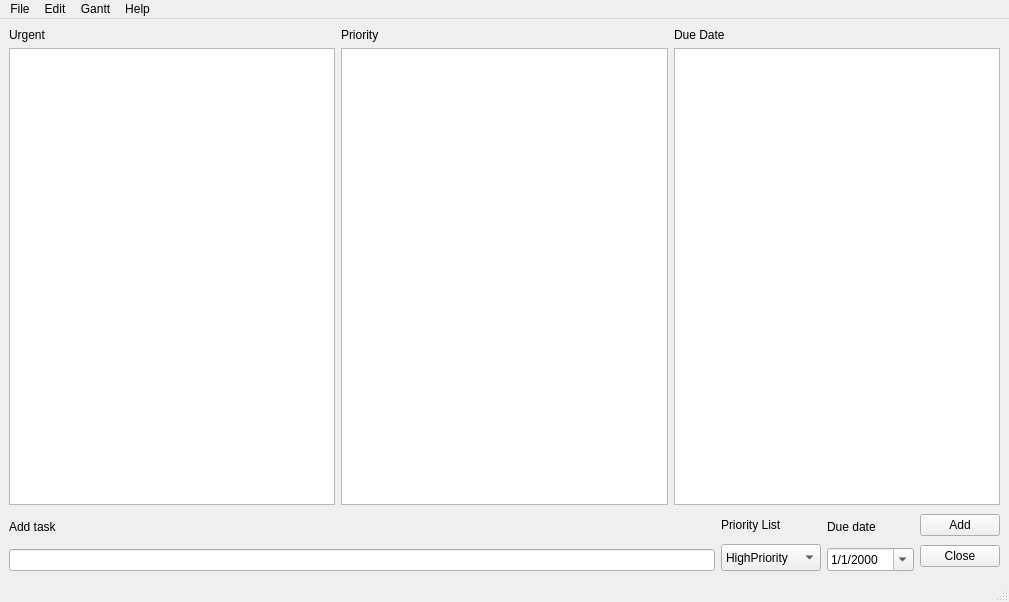
<?xml version="1.0" encoding="UTF-8"?>
<ui version="4.0">
 <class>MainWindow</class>
 <widget class="QMainWindow" name="MainWindow">
  <property name="geometry">
   <rect>
    <x>0</x>
    <y>0</y>
    <width>1009</width>
    <height>602</height>
   </rect>
  </property>
  <property name="windowTitle">
   <string>MainWindow</string>
  </property>
  <widget class="QWidget" name="centralwidget">
   <layout class="QGridLayout" name="gridLayout">
    <item row="0" column="0">
     <layout class="QHBoxLayout" name="horizontalLayout">
      <item>
       <layout class="QVBoxLayout" name="verticalLayout_5">
        <item>
         <widget class="QLabel" name="label_4">
          <property name="frameShape">
           <enum>QFrame::NoFrame</enum>
          </property>
          <property name="frameShadow">
           <enum>QFrame::Raised</enum>
          </property>
          <property name="lineWidth">
           <number>-1</number>
          </property>
          <property name="text">
           <string>Urgent</string>
          </property>
          <property name="textFormat">
           <enum>Qt::AutoText</enum>
          </property>
          <property name="scaledContents">
           <bool>false</bool>
          </property>
          <property name="alignment">
           <set>Qt::AlignBottom|Qt::AlignJustify</set>
          </property>
          <property name="indent">
           <number>0</number>
          </property>
         </widget>
        </item>
        <item>
         <widget class="QListWidget" name="urgent">
          <property name="acceptDrops">
           <bool>false</bool>
          </property>
          <property name="frameShadow">
           <enum>QFrame::Raised</enum>
          </property>
          <property name="editTriggers">
           <set>QAbstractItemView::DoubleClicked|QAbstractItemView::EditKeyPressed</set>
          </property>
          <property name="tabKeyNavigation">
           <bool>true</bool>
          </property>
          <property name="dragEnabled">
           <bool>true</bool>
          </property>
          <property name="dragDropOverwriteMode">
           <bool>true</bool>
          </property>
          <property name="dragDropMode">
           <enum>QAbstractItemView::DragDrop</enum>
          </property>
          <property name="defaultDropAction">
           <enum>Qt::MoveAction</enum>
          </property>
          <property name="alternatingRowColors">
           <bool>true</bool>
          </property>
          <property name="wordWrap">
           <bool>true</bool>
          </property>
         </widget>
        </item>
       </layout>
      </item>
      <item>
       <layout class="QVBoxLayout" name="verticalLayout_6">
        <item>
         <widget class="QLabel" name="label_5">
          <property name="text">
           <string>Priority</string>
          </property>
         </widget>
        </item>
        <item>
         <widget class="QListWidget" name="priority">
          <property name="editTriggers">
           <set>QAbstractItemView::DoubleClicked|QAbstractItemView::EditKeyPressed</set>
          </property>
          <property name="tabKeyNavigation">
           <bool>true</bool>
          </property>
          <property name="dragEnabled">
           <bool>true</bool>
          </property>
          <property name="dragDropOverwriteMode">
           <bool>true</bool>
          </property>
          <property name="dragDropMode">
           <enum>QAbstractItemView::DragDrop</enum>
          </property>
          <property name="defaultDropAction">
           <enum>Qt::MoveAction</enum>
          </property>
          <property name="wordWrap">
           <bool>true</bool>
          </property>
         </widget>
        </item>
       </layout>
      </item>
      <item>
       <layout class="QVBoxLayout" name="verticalLayout_7">
        <item>
         <widget class="QLabel" name="label_6">
          <property name="text">
           <string>Due Date</string>
          </property>
         </widget>
        </item>
        <item>
         <widget class="QListWidget" name="dueDate">
          <property name="editTriggers">
           <set>QAbstractItemView::DoubleClicked|QAbstractItemView::EditKeyPressed</set>
          </property>
          <property name="tabKeyNavigation">
           <bool>true</bool>
          </property>
          <property name="dragEnabled">
           <bool>true</bool>
          </property>
          <property name="dragDropOverwriteMode">
           <bool>true</bool>
          </property>
          <property name="dragDropMode">
           <enum>QAbstractItemView::DragDrop</enum>
          </property>
          <property name="defaultDropAction">
           <enum>Qt::MoveAction</enum>
          </property>
          <property name="wordWrap">
           <bool>true</bool>
          </property>
         </widget>
        </item>
       </layout>
      </item>
     </layout>
    </item>
    <item row="1" column="0">
     <layout class="QHBoxLayout" name="horizontalLayout_2">
      <item>
       <layout class="QVBoxLayout" name="verticalLayout">
        <item>
         <widget class="QLabel" name="label">
          <property name="text">
           <string>Add task</string>
          </property>
         </widget>
        </item>
        <item>
         <widget class="QLineEdit" name="lineEdit">
          <property name="text">
           <string/>
          </property>
         </widget>
        </item>
       </layout>
      </item>
      <item>
       <layout class="QVBoxLayout" name="verticalLayout_2">
        <property name="sizeConstraint">
         <enum>QLayout::SetMinimumSize</enum>
        </property>
        <item>
         <widget class="QLabel" name="label_2">
          <property name="sizePolicy">
           <sizepolicy hsizetype="Minimum" vsizetype="Minimum">
            <horstretch>0</horstretch>
            <verstretch>0</verstretch>
           </sizepolicy>
          </property>
          <property name="minimumSize">
           <size>
            <width>100</width>
            <height>27</height>
           </size>
          </property>
          <property name="maximumSize">
           <size>
            <width>150</width>
            <height>150</height>
           </size>
          </property>
          <property name="text">
           <string>Priority List</string>
          </property>
         </widget>
        </item>
        <item>
         <widget class="QComboBox" name="comboBox">
          <property name="sizePolicy">
           <sizepolicy hsizetype="Minimum" vsizetype="Fixed">
            <horstretch>0</horstretch>
            <verstretch>0</verstretch>
           </sizepolicy>
          </property>
          <property name="minimumSize">
           <size>
            <width>100</width>
            <height>27</height>
           </size>
          </property>
          <property name="maximumSize">
           <size>
            <width>150</width>
            <height>16777215</height>
           </size>
          </property>
          <item>
           <property name="text">
            <string>HighPriority</string>
           </property>
          </item>
          <item>
           <property name="text">
            <string>Priority</string>
           </property>
          </item>
          <item>
           <property name="text">
            <string>ByDate</string>
           </property>
          </item>
         </widget>
        </item>
       </layout>
      </item>
      <item>
       <layout class="QVBoxLayout" name="verticalLayout_3">
        <item>
         <widget class="QLabel" name="label_3">
          <property name="text">
           <string>Due date</string>
          </property>
         </widget>
        </item>
        <item>
         <widget class="QDateEdit" name="dateEdit">
          <property name="dateTime">
           <datetime>
            <hour>0</hour>
            <minute>0</minute>
            <second>0</second>
            <year>2000</year>
            <month>1</month>
            <day>1</day>
           </datetime>
          </property>
          <property name="minimumDate">
           <date>
            <year>1753</year>
            <month>10</month>
            <day>18</day>
           </date>
          </property>
          <property name="displayFormat">
           <string>M/d/yyyy</string>
          </property>
          <property name="calendarPopup">
           <bool>true</bool>
          </property>
         </widget>
        </item>
       </layout>
      </item>
      <item>
       <layout class="QVBoxLayout" name="verticalLayout_4">
        <item>
         <widget class="QPushButton" name="AddBtn">
          <property name="text">
           <string>Add</string>
          </property>
         </widget>
        </item>
        <item>
         <widget class="QPushButton" name="closeBtn">
          <property name="text">
           <string>Close</string>
          </property>
         </widget>
        </item>
       </layout>
      </item>
     </layout>
    </item>
   </layout>
  </widget>
  <widget class="QMenuBar" name="menubar">
   <property name="geometry">
    <rect>
     <x>0</x>
     <y>0</y>
     <width>1009</width>
     <height>24</height>
    </rect>
   </property>
   <widget class="QMenu" name="menuFile">
    <property name="title">
     <string>File</string>
    </property>
    <addaction name="actionOpen"/>
    <addaction name="actionSave"/>
    <addaction name="separator"/>
    <addaction name="actionExit"/>
   </widget>
   <widget class="QMenu" name="menuEdit">
    <property name="title">
     <string>Edit</string>
    </property>
    <addaction name="actionCopy"/>
    <addaction name="actionCut"/>
    <addaction name="actionPaste"/>
   </widget>
   <widget class="QMenu" name="menuHelp">
    <property name="title">
     <string>Help</string>
    </property>
    <addaction name="actionAbout_Program"/>
   </widget>
   <widget class="QMenu" name="menuGantt">
    <property name="title">
     <string>Gantt</string>
    </property>
    <addaction name="actionOpen_gantt_view"/>
   </widget>
   <addaction name="menuFile"/>
   <addaction name="menuEdit"/>
   <addaction name="menuGantt"/>
   <addaction name="menuHelp"/>
  </widget>
  <widget class="QStatusBar" name="statusbar"/>
  <action name="actionOpen">
   <property name="text">
    <string>Open</string>
   </property>
  </action>
  <action name="actionSave">
   <property name="text">
    <string>Save</string>
   </property>
  </action>
  <action name="actionExit">
   <property name="text">
    <string>Exit</string>
   </property>
  </action>
  <action name="actionCopy">
   <property name="text">
    <string>Copy</string>
   </property>
  </action>
  <action name="actionCut">
   <property name="text">
    <string>Cut</string>
   </property>
  </action>
  <action name="actionPaste">
   <property name="text">
    <string>Paste</string>
   </property>
  </action>
  <action name="actionAbout_Program">
   <property name="checkable">
    <bool>false</bool>
   </property>
   <property name="text">
    <string>About Program</string>
   </property>
  </action>
  <action name="actionOpen_gantt_view">
   <property name="text">
    <string>Open gantt view</string>
   </property>
  </action>
 </widget>
 <resources/>
 <connections>
  <connection>
   <sender>closeBtn</sender>
   <signal>clicked()</signal>
   <receiver>MainWindow</receiver>
   <slot>close()</slot>
   <hints>
    <hint type="sourcelabel">
     <x>958</x>
     <y>553</y>
    </hint>
    <hint type="destinationlabel">
     <x>504</x>
     <y>300</y>
    </hint>
   </hints>
  </connection>
  <connection>
   <sender>lineEdit</sender>
   <signal>editingFinished()</signal>
   <receiver>lineEdit</receiver>
   <slot>copy()</slot>
   <hints>
    <hint type="sourcelabel">
     <x>492</x>
     <y>543</y>
    </hint>
    <hint type="destinationlabel">
     <x>490</x>
     <y>543</y>
    </hint>
   </hints>
  </connection>
 </connections>
</ui>
